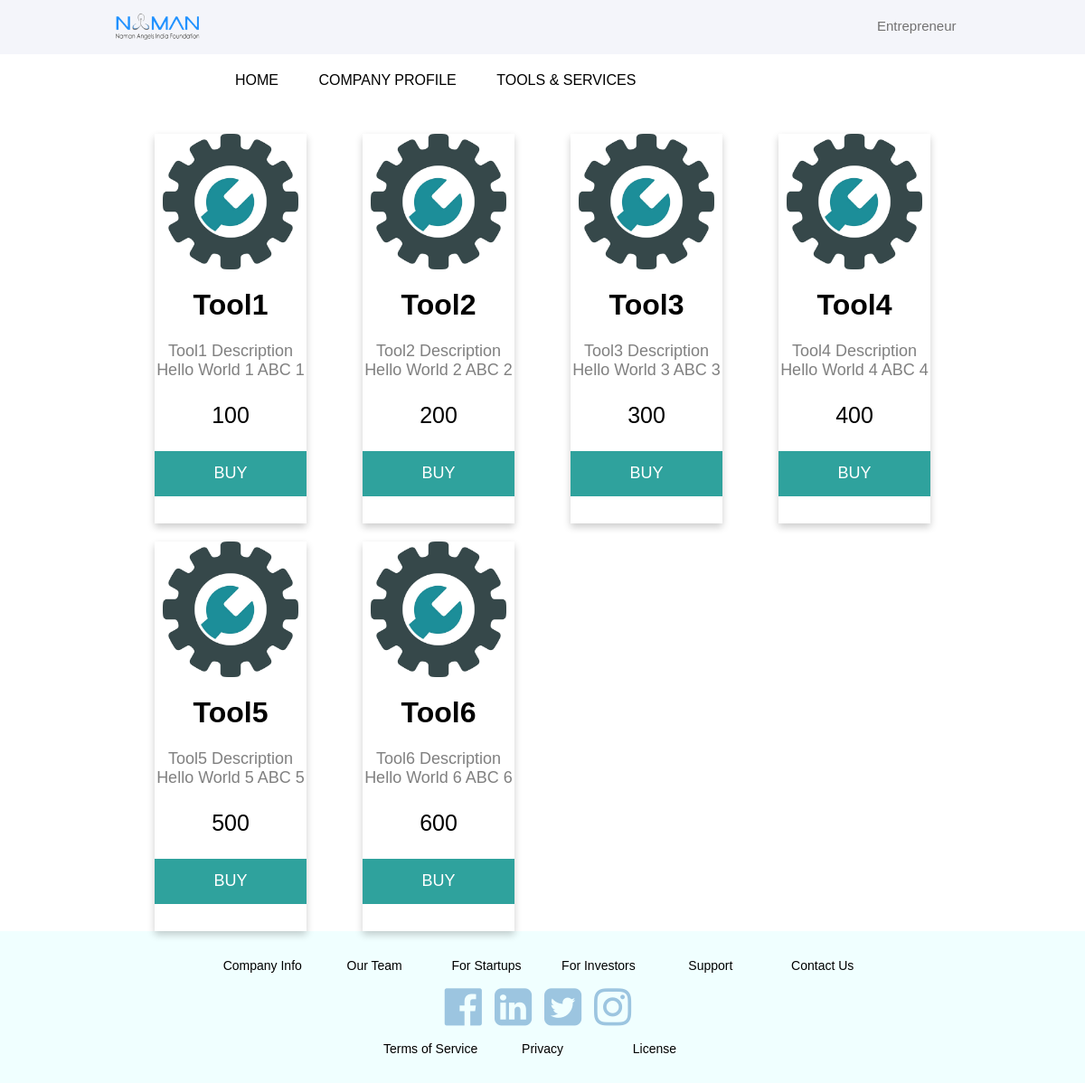
The page /StartUp/Tools/index.php on the database its author committed.
### tables this page shows
CREATE TABLE `tools` (
  `tool_id` int(50) NOT NULL,
  `tl_name` varchar(200) NOT NULL,
  `tl_img` varchar(200) NOT NULL,
  `tl_cost` varchar(200) NOT NULL,
  `tl_desc` varchar(200) NOT NULL
);

### StartUp/Tools/index.php (the view, shortened to what this page needs)
<?php
	require '../../server.php';
?>
<html>
    <head>
        <link rel="stylesheet" href="https://cdnjs.cloudflare.com/ajax/libs/font-awesome/4.7.0/css/font-awesome.min.css">
        <link rel="stylesheet" href="css/tools.css" type="text/css">
    </head>
    <body>
			<?php require '../include/header/stp_db.php'; ?>
			<?php require '../include/nav/nav.php'; ?>
        <div class="container">
					<?php
					$qu = "SELECT * FROM tools;";
					$results = mysqli_query($db, $qu);
					while($row = mysqli_fetch_array($results)){
							echo '<div class="card">';
							echo '<img src='.$row['tl_img'].' alt="John">';
										echo '<h1>'.$row['tl_name'].'</h1>';
									echo '<p class="title">'.$row['tl_desc'].'</p>';
									echo '<p class="price">'.$row['tl_cost'].'</p>';
									echo "<a href='#' target='_blank'>
									<button type='submit' name='subinv' class='pricebtn' value='Price' action='index.php'>BUY</button></a>";
							echo '</div>';
					}
					?>
					<br>
					<br>
		</div>
				<?php include '../../include/footer/footer.php'; ?>
    </body>
</html>

### StartUp/include/header/stp_db.php (shortened to what this page needs)
<head>
    <link rel="stylesheet" href="https://cdnjs.cloudflare.com/ajax/libs/font-awesome/4.7.0/css/font-awesome.min.css">
    <link type="text/css" rel="stylesheet" href="/NamanAngels/css/navbar.css">
</head>
<body>
  <div class="topnav">
    <div class="toplogo1">
       <center><img src="/NamanAngels/img/HeaderLogo.png" style="height:50px;width:135px; margin: 5px;"></center>
    </div>
      <div class="dropdown">
          <button class="dropbtn">Entrepreneur</button>
      </div>
    </div>
</body>

### StartUp/include/nav/nav.php
<head>
    <link rel="stylesheet" type="text/css" href="/NamanAngels/StartUp/css/stroke.css">
</head>
<body>
    <div class="item2">
        <nav id="mainNav" class="stroke">
        <ul>
            <li><a href="/NamanAngels/StartUp/index.php">HOME</a></li>
            <li><a href="/NamanAngels/StartUp/DB/index.php">COMPANY PROFILE</a></li>
            <li><a href="/NamanAngels/StartUp/Tools/index.php">TOOLS & SERVICES</a></li>
        </ul>
        </nav>
    </div>
</body>

### include/footer/footer.php (shortened to what this page needs)
<head>
    <link rel="stylesheet" href="https://cdnjs.cloudflare.com/ajax/libs/font-awesome/4.7.0/css/font-awesome.min.css">
</head>
<body>
    <div class="foot">
        <center>
            <br>
            <p>
                <span class="spa">
                  <a href="/NamanAngels/include/about/about.php#cinf" class="foota1">Company Info</a>
                </span>
                <span class="spa">
                  <a href="/NamanAngels/include/about/team.php" class="foota1"> Our Team</a>
                </span>
                <span class="spa">
                  <a href="/NamanAngels/include/about/about.php#fstp" class="foota1">For Startups</a>
                </span>
                <span class="spa">
                  <a href="/NamanAngels/include/about/about.php#finv" class="foota1">For Investors</a>
                </span>
                <span class="spa">
                  <a href="/NamanAngels/include/about/about.php#cont" class="foota1"> Support </a>
                </span>
                <span class="spa">
                  <a href="/NamanAngels/include/about/about.php#cont" class="foota1"> Contact Us</a>
                </span>
            </p>
            <i class="fa fa-facebook-official" id="icon"></i>
            <i class="fa fa-linkedin-square" id="icon"></i>
            <i class="fa fa-twitter-square" id="icon"></i>
            <i class="fa fa-instagram" id="icon"></i>
            <br>
            <p>
                <span class="spa">
                  <a class="foota2" href="#">Terms of Service </a>
                </span>
                <span class="spa">
                  <a class="foota2" href="#"> Privacy </a>
                </span>
                <span class="spa">
                  <a class="foota2" href="#" > License </a>
                </span>
            </p><br>
        </center>
    </div>
</body>

### StartUp/Tools/css/tools.css (style rules this page uses)
body { margin: 0px; padding: 0px; }
.container { display: grid; grid-template-columns: 1fr 1fr 1fr 1fr; grid-auto-rows: auto; grid-gap: 20px; text-align: center; margin-left: 150px; margin-right: 150px; margin-top: 50px; }
.pricebtn { border: none; outline: 0; display: inline-block; padding: 8px; color: white; background-color: #2fa29d; text-align: center; cursor: pointer; width: 100%; font-size: 18px; height: 50px; }
.card { box-shadow: 0 4px 8px 0 rgba(0, 0, 0, 0.2); margin: auto; width: 80%; min-height: 250px; text-align: center; font-family: arial; padding-bottom: 30px; }
.card img { width: 150px; height: 150px; }
.title { color: grey; font-size: 18px; }
.price { text-decoration: bold; font-size: 25px; }

### css/navbar.css (style rules this page uses)
body { margin: 0px; padding: 0px; }
.topnav { grid-column: span 12; display: grid; grid-template-columns:repeat(24,1fr); overflow: hidden; background-color: #F4F5FA; }
.toplogo1 { grid-column: 3/6; }
.dropbtn { background-color: #F4F5FA; color: #727171; padding: 20px; font-size: 15px; border: none; }
.dropdown { position: relative; display: inline-block; grid-column: 20/23; }

### StartUp/css/stroke.css (style rules this page uses)
#mainNav { background-color:white; font-family:"arial"; text-align:left; }
#mainNav ul { list-style: none; margin:0; text-align:left; margin-left: 200px; }
#mainNav ul li { display: inline-block; display:inline; margin: 20px; text-align:center; }
#mainNav ul li a { padding-bottom: 10px; text-decoration: none; color: black; text-align:center; }
#mainNav ul li a, #mainNav ul li a:after, #mainNav ul li a:before { transition: all .5s; }
#mainNav.stroke ul li a { position: relative; }
#mainNav.stroke ul li a:after, #mainNav ul li a:after { position: absolute; bottom: 0; left: 0; right: 0; margin: auto; width: 0%; content: '.'; color: transparent; background:#0A2B40; height: 1px; }
#mainNav ul li a { transition: all 1s; }
#mainNav ul li a:after { text-align: left; content: '.'; margin: 0; opacity: 0; }
.item2 { margin-top: 20px; width:100%; }

### include/footer/footer.php (style rules this page uses)
.foot { font-family:Arial; font-size: 14px; background-color:azure; margin:0 0; padding:0; }
.spa a { text-decoration: none; color:black; }
.spa { display: inline-block; width: 120px; }
#icon { display: inline-block; font-size: 48px; color:#9cc5e0; margin-right:10px; }

### rows shown on the page
tools: tl_img (picture), tl_name "Tool1", tl_desc "Tool1 Description Hello World 1 ABC 1", tl_cost "100"
tools: tl_img (picture), tl_name "Tool2", tl_desc "Tool2 Description Hello World 2 ABC 2", tl_cost "200"
tools: tl_img (picture), tl_name "Tool3", tl_desc "Tool3 Description Hello World 3 ABC 3", tl_cost "300"
tools: tl_img (picture), tl_name "Tool4", tl_desc "Tool4 Description Hello World 4 ABC 4", tl_cost "400"
tools: tl_img (picture), tl_name "Tool5", tl_desc "Tool5 Description Hello World 5 ABC 5", tl_cost "500"
tools: tl_img (picture), tl_name "Tool6", tl_desc "Tool6 Description Hello World 6 ABC 6", tl_cost "600"
